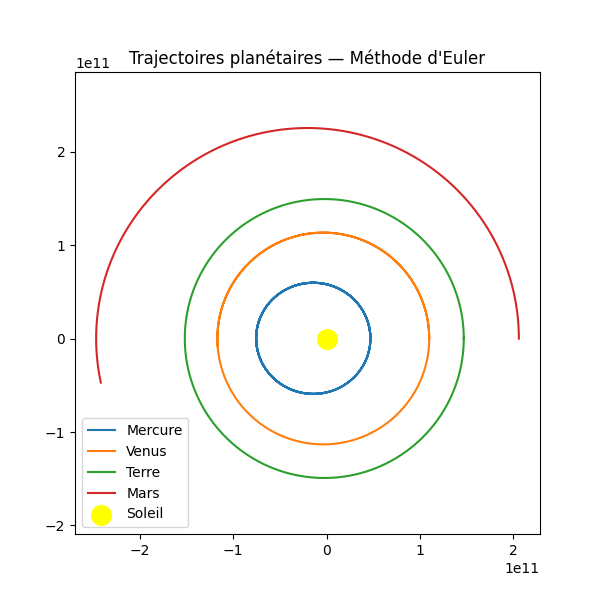

Source code (Python):
import math
import matplotlib.pyplot as plt
from matplotlib.animation import FuncAnimation


def vitesse_perihelie(planete):
    """
    Calcule la vitesse à la périhélie à partir des paramètres orbitaux.
    """
    e = planete["excentricite"]
    a = planete["demi_axe"]
    return math.sqrt(G * MASSE_SOLEIL * (1 + e) / (a * (1 - e)))


def methode_euler(perihelie, vitesse_initiale, nb_steps=3650, delta_t=8640):
    """
    Méthode d'Euler classique pour l'orbite d'une planète autour du Soleil.
    return : liste des positions successives [x, y]
    """
    position = [perihelie, 0.0]
    vitesse = [0.0, vitesse_initiale]

    positions = [position.copy()]

    for _ in range(nb_steps):
        r = math.hypot(position[0], position[1])
        coeff = -G * MASSE_SOLEIL / r**3

        acceleration = [position[0] * coeff, position[1] * coeff]

        position = [
            position[i] + vitesse[i] * delta_t
            for i in range(2)
        ]

        vitesse = [
            vitesse[i] + acceleration[i] * delta_t
            for i in range(2)
        ]

        positions.append(position.copy())

    return positions


def methode_euler_asymetrique(perihelie, vitesse_initiale, nb_steps=3650, delta_t=8640):
    """
    Méthode d'Euler asymétrique (semi-implicite) pour le mouvement
    d'une planète autour du Soleil.

    Principe :
    - on met à jour la position avec la vitesse courante
    - on recalcule l'accélération à partir de la nouvelle position
    - on met à jour la vitesse avec cette accélération

    Cette méthode conserve beaucoup mieux l'énergie que l'Euler classique.

    :param perihelie: distance initiale à la périhélie (m)
    :param vitesse_initiale: vitesse initiale à la périhélie (m/s)
    :param nb_steps: nombre de pas de temps
    :param delta_t: durée d'un pas de temps (s)
    :return: liste des positions successives [x, y]
    """

    # État initial (plan orbital 2D)
    position = [perihelie, 0.0]
    vitesse = [0.0, vitesse_initiale]

    positions = [position.copy()]

    for _ in range(nb_steps):
        # Étape 1 — mise à jour de la position
        position = [
            position[i] + vitesse[i] * delta_t
            for i in range(2)
        ]

        # Étape 2 — calcul de l'accélération à la nouvelle position
        r = math.hypot(position[0], position[1])
        coeff = -G * MASSE_SOLEIL / r**3
        acceleration = [
            position[0] * coeff,
            position[1] * coeff
        ]

        # Étape 3 — mise à jour de la vitesse
        vitesse = [
            vitesse[i] + acceleration[i] * delta_t
            for i in range(2)
        ]

        positions.append(position.copy())

    return positions



def energie_mecanique(position, vitesse, masse):
    """
    Énergie mécanique totale : Ec + Ep
    """
    r = math.hypot(position[0], position[1])
    v2 = vitesse[0]**2 + vitesse[1]**2

    Ec = 0.5 * masse * v2
    Ep = -G * MASSE_SOLEIL * masse / r

    return Ec + Ep


def show_trajectoires(trajectoires):
    # Affichage des trajectoires
        
    plt.figure(figsize=(6, 6))

    for nom, positions in trajectoires.items():
        X = [p[0] for p in positions]
        Y = [p[1] for p in positions]
        plt.plot(X, Y, label=nom)

    plt.scatter(0, 0, color="yellow", s=200, label="Soleil")
    plt.axis("equal")
    plt.legend()
    plt.title("Trajectoires planétaires — Méthode d'Euler")
    plt.show()
    

def show_energy(energies):
    # Affichage de l'energie
    plt.figure(figsize=(10, 5))

    for nom, e in energies.items():
        plt.plot(e, label=nom)

    plt.xlabel("Pas de temps")
    plt.ylabel("Énergie mécanique (J)")
    plt.title("Conservation de l'énergie — Méthode d'Euler")
    plt.legend()
    plt.grid()
    plt.show()

    
def anime_trajectoires(trajectoires, interval_ms=10):
    """
    Anime le mouvement de plusieurs trajectoires déjà calculées.

    :param trajectoires: dictionnaire {nom: [[x, y], ...]}
    :param interval_ms: durée entre deux images (ms)
    """
    import matplotlib.pyplot as plt
    from matplotlib.animation import FuncAnimation

    # ----------------------------
    # Préparation des données
    # ----------------------------
    noms = list(trajectoires.keys())
    couleurs = ["green", "blue", "red", "orange"]

    X_all = {nom: [p[0] for p in traj] for nom, traj in trajectoires.items()}
    Y_all = {nom: [p[1] for p in traj] for nom, traj in trajectoires.items()}

    nb_frames = min(len(traj) for traj in X_all.values())

    # Limites d'affichage
    all_x = [x for X in X_all.values() for x in X]
    all_y = [y for Y in Y_all.values() for y in Y]

    # ----------------------------
    # Figure et axes
    # ----------------------------
    fig, ax = plt.subplots(figsize=(6, 6))
    ax.set_xlim(min(all_x) * 1.1, max(all_x) * 1.1)
    ax.set_ylim(min(all_y) * 1.1, max(all_y) * 1.1)
    ax.set_aspect("equal")
    ax.set_title("Animation des trajectoires planétaires")

    # Soleil
    soleil = plt.Circle((0, 0), 1e10, color="yellow", label="Soleil")
    ax.add_patch(soleil)

    # ----------------------------
    # Tracé des trajectoires + points mobiles
    # ----------------------------
    points = []

    for i, nom in enumerate(noms):
        ax.plot(X_all[nom], Y_all[nom],
                color=couleurs[i % len(couleurs)],
                alpha=0.3,
                label=f"Trajectoire {nom}")

        point, = ax.plot([], [], "o",
                          color=couleurs[i % len(couleurs)],
                          label=nom)
        points.append(point)

    ax.legend()

    # ----------------------------
    # Animation
    # ----------------------------
    def update(frame):
        for i, nom in enumerate(noms):
            points[i].set_data([X_all[nom][frame]], [Y_all[nom][frame]])
        return points

    anim = FuncAnimation(
        fig,
        update,
        frames=nb_frames,
        interval=interval_ms,
        blit=True
    )

    plt.show()
    

if __name__ == "__main__":
    # Constantes physiques
    G = 6.674184e-11           # constante gravitationnelle (m^3 kg^-1 s^-2)
    MASSE_SOLEIL = 1.9884e30   # masse du Sol


    # Données des planètes
    PLANETES = [
        {"nom": "Mercure", "masse": 3.3e23,   "perihelie": 4.7e10,  "excentricite": 0.20563069, "demi_axe": 5.7909227e10},
        {"nom": "Venus",   "masse": 4.9e24,   "perihelie": 1.1e11,  "excentricite": 0.00677323, "demi_axe": 1.08209475e11},
        {"nom": "Terre",   "masse": 5.9722e24,"perihelie": 1.47e11, "excentricite": 0.01671022, "demi_axe": 1.495978875e11},
        {"nom": "Mars",    "masse": 0.642e24, "perihelie": 2.06e11, "excentricite": 0.09341233, "demi_axe": 2.279392e11},
    ]

    trajectoires = {}
    energies = {}

    for p in PLANETES:
        v0 = vitesse_perihelie(p)
        # positions = methode_euler(p["perihelie"], v0)
        positions = methode_euler_asymetrique(p["perihelie"], v0)

        trajectoires[p["nom"]] = positions

        # Calcul énergie associée
        energie = []
        vitesse = [0.0, v0]

        for pos in positions:
            energie.append(energie_mecanique(pos, vitesse, p["masse"]))

        energies[p["nom"]] = energie
    
    show_trajectoires(trajectoires)
    
    show_energy(energies)
    
    anime_trajectoires(trajectoires)

    
    
